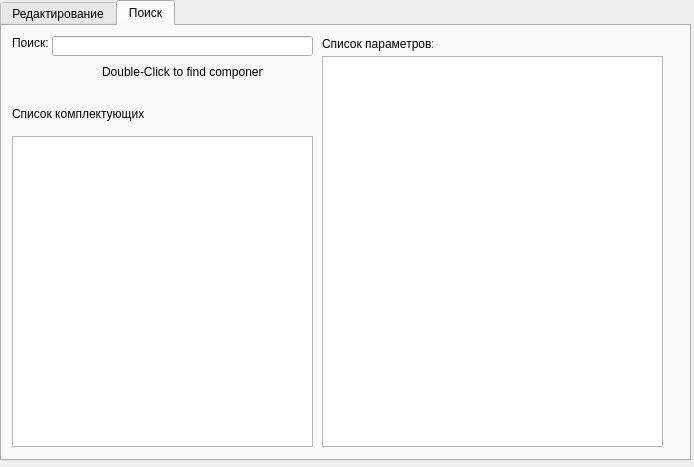
<?xml version="1.0" encoding="UTF-8"?>
<ui version="4.0">
 <class>MainWindow</class>
 <widget class="QMainWindow" name="MainWindow">
  <property name="geometry">
   <rect>
    <x>0</x>
    <y>0</y>
    <width>694</width>
    <height>467</height>
   </rect>
  </property>
  <property name="windowTitle">
   <string>MainWindow</string>
  </property>
  <widget class="QWidget" name="centralWidget">
   <widget class="QTabWidget" name="tabWidget">
    <property name="geometry">
     <rect>
      <x>0</x>
      <y>0</y>
      <width>691</width>
      <height>461</height>
     </rect>
    </property>
    <property name="currentIndex">
     <number>1</number>
    </property>
    <widget class="QWidget" name="tab">
     <attribute name="title">
      <string>Редактирование</string>
     </attribute>
     <widget class="QPushButton" name="pushButton">
      <property name="geometry">
       <rect>
        <x>0</x>
        <y>0</y>
        <width>101</width>
        <height>23</height>
       </rect>
      </property>
      <property name="text">
       <string>Добавить</string>
      </property>
     </widget>
     <widget class="QPushButton" name="pushButton_2">
      <property name="geometry">
       <rect>
        <x>110</x>
        <y>0</y>
        <width>101</width>
        <height>23</height>
       </rect>
      </property>
      <property name="text">
       <string>Редактировать</string>
      </property>
     </widget>
     <widget class="QPushButton" name="pushButton_3">
      <property name="geometry">
       <rect>
        <x>220</x>
        <y>0</y>
        <width>101</width>
        <height>23</height>
       </rect>
      </property>
      <property name="text">
       <string>Удалить</string>
      </property>
     </widget>
     <widget class="QPushButton" name="pushButton_4">
      <property name="geometry">
       <rect>
        <x>330</x>
        <y>0</y>
        <width>101</width>
        <height>23</height>
       </rect>
      </property>
      <property name="text">
       <string>Загрузить</string>
      </property>
     </widget>
     <widget class="QLabel" name="label">
      <property name="geometry">
       <rect>
        <x>10</x>
        <y>40</y>
        <width>46</width>
        <height>13</height>
       </rect>
      </property>
      <property name="text">
       <string>Поиск:</string>
      </property>
     </widget>
     <widget class="QLineEdit" name="lineEdit">
      <property name="geometry">
       <rect>
        <x>50</x>
        <y>40</y>
        <width>261</width>
        <height>20</height>
       </rect>
      </property>
     </widget>
     <widget class="QListView" name="listView">
      <property name="geometry">
       <rect>
        <x>10</x>
        <y>110</y>
        <width>301</width>
        <height>311</height>
       </rect>
      </property>
     </widget>
     <widget class="QLabel" name="label_2">
      <property name="geometry">
       <rect>
        <x>10</x>
        <y>90</y>
        <width>151</width>
        <height>16</height>
       </rect>
      </property>
      <property name="text">
       <string>Список комплектующих</string>
      </property>
     </widget>
     <widget class="QGroupBox" name="groupBox1">
      <property name="geometry">
       <rect>
        <x>320</x>
        <y>90</y>
        <width>361</width>
        <height>331</height>
       </rect>
      </property>
      <property name="title">
       <string>Параметры комплектующего</string>
      </property>
      <widget class="QLabel" name="label_3">
       <property name="geometry">
        <rect>
         <x>10</x>
         <y>30</y>
         <width>111</width>
         <height>16</height>
        </rect>
       </property>
       <property name="text">
        <string>Список параметров:</string>
       </property>
      </widget>
      <widget class="QListView" name="listView_3">
       <property name="geometry">
        <rect>
         <x>10</x>
         <y>50</y>
         <width>341</width>
         <height>201</height>
        </rect>
       </property>
      </widget>
     </widget>
     <widget class="QPushButton" name="pushButton_5">
      <property name="geometry">
       <rect>
        <x>440</x>
        <y>0</y>
        <width>101</width>
        <height>23</height>
       </rect>
      </property>
      <property name="text">
       <string>Сохранить</string>
      </property>
     </widget>
    </widget>
    <widget class="QWidget" name="tab_2">
     <attribute name="title">
      <string>Поиск</string>
     </attribute>
     <widget class="QLabel" name="label_6">
      <property name="geometry">
       <rect>
        <x>10</x>
        <y>10</y>
        <width>46</width>
        <height>13</height>
       </rect>
      </property>
      <property name="text">
       <string>Поиск:</string>
      </property>
     </widget>
     <widget class="QLineEdit" name="lineEdit_3">
      <property name="geometry">
       <rect>
        <x>50</x>
        <y>10</y>
        <width>261</width>
        <height>20</height>
       </rect>
      </property>
     </widget>
     <widget class="QLabel" name="label_7">
      <property name="geometry">
       <rect>
        <x>10</x>
        <y>80</y>
        <width>151</width>
        <height>16</height>
       </rect>
      </property>
      <property name="text">
       <string>Список комплектующих</string>
      </property>
     </widget>
     <widget class="QListView" name="listView_2">
      <property name="geometry">
       <rect>
        <x>10</x>
        <y>110</y>
        <width>301</width>
        <height>311</height>
       </rect>
      </property>
     </widget>
     <widget class="QLabel" name="label_4">
      <property name="geometry">
       <rect>
        <x>100</x>
        <y>30</y>
        <width>161</width>
        <height>31</height>
       </rect>
      </property>
      <property name="text">
       <string>Double-Click to find component</string>
      </property>
     </widget>
     <widget class="QListView" name="listView_4">
      <property name="geometry">
       <rect>
        <x>320</x>
        <y>30</y>
        <width>341</width>
        <height>391</height>
       </rect>
      </property>
     </widget>
     <widget class="QLabel" name="label_5">
      <property name="geometry">
       <rect>
        <x>320</x>
        <y>10</y>
        <width>111</width>
        <height>16</height>
       </rect>
      </property>
      <property name="text">
       <string>Список параметров:</string>
      </property>
     </widget>
    </widget>
   </widget>
  </widget>
 </widget>
 <layoutdefault spacing="6" margin="11"/>
 <resources/>
 <connections/>
</ui>
